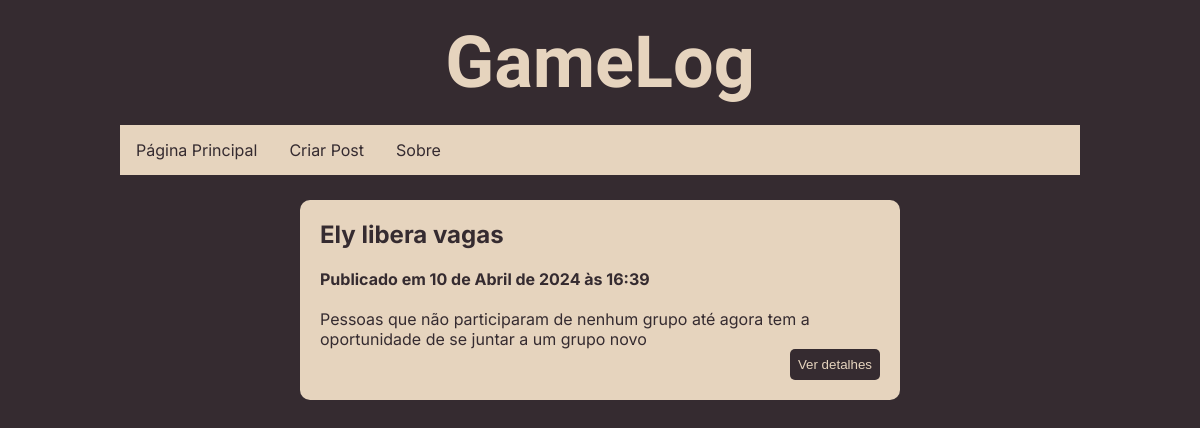
The app's page /, older data.
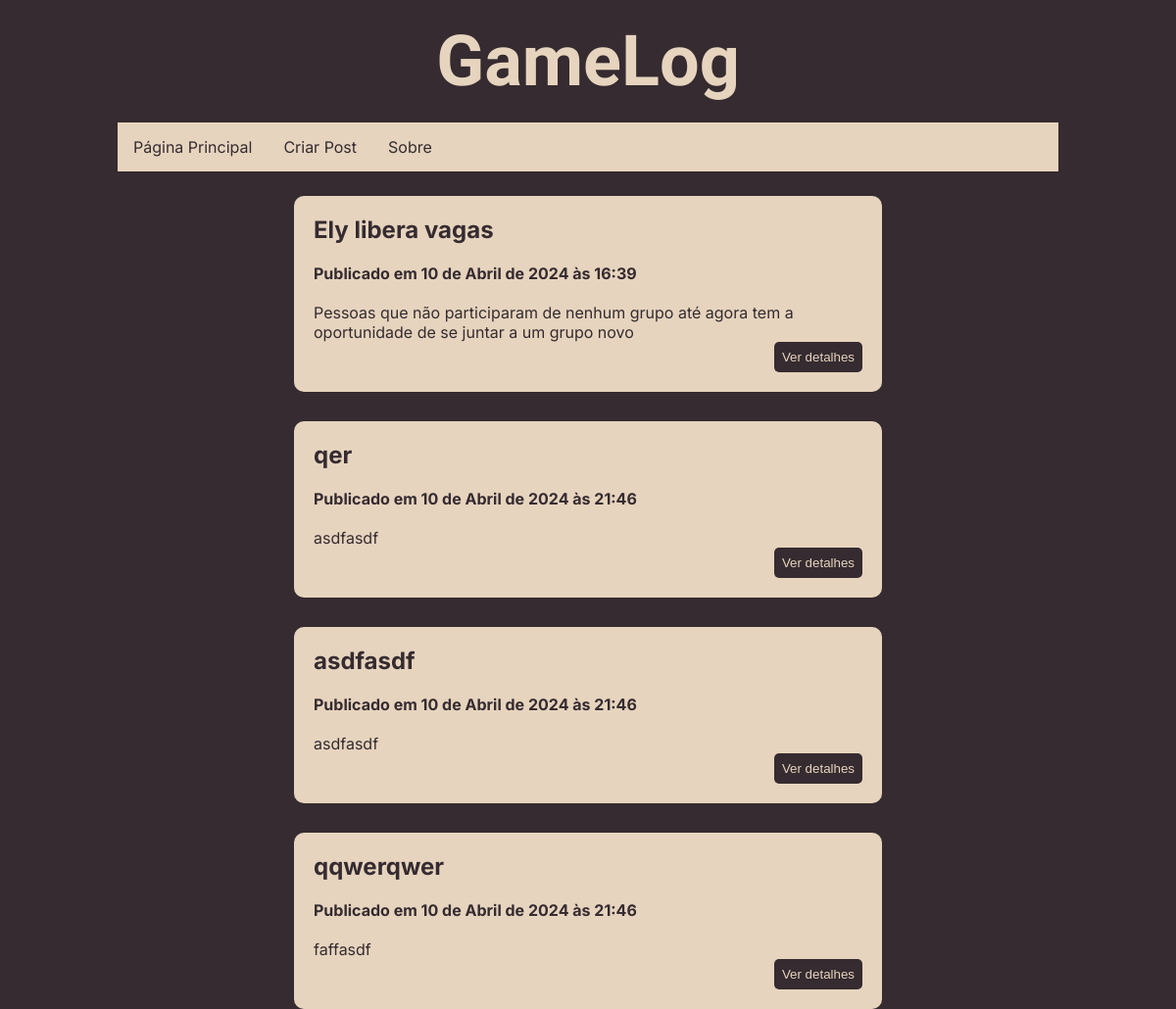
The same page, newer data.
### blog/models.py (models this page shows)
class Post(models.Model):
    title = models.CharField(max_length=45)
    created_at = models.DateTimeField(auto_now_add=True)
    edited_at = models.DateTimeField(auto_now=True)
    slug = models.CharField(max_length=15)
    content = models.TextField()

### blog/views.py (the view)
# urls.py: path("", views.main_page, name="main_page"),
def main_page(request):
    posts = Post.objects.all()
    return render(request, "blog/components/main_page.html", {"posts": posts})

### blog/templates/blog/components/main_page.html (shortened to what this page needs)
{% extends "blog/base.html" %}
{% load static %}
{% block content %}
  <main>
    {% if posts %}
      {% for post in posts %}
        <article class="post-card">
          <h2 class="post-title">{{ post.title }}</h2>
          <h3 class="post-time">Publicado em {{ post.created_at|date }} às {{ post.created_at|time }}</h3>
          <p class="post-content">{{ post.content|truncatechars:140 }}</p>
          <button class="post-see-details" onclick="goToPostDetail{{ post.id }}()">Ver detalhes</button>
        </article>
      {% endfor %}
    {% else %}
      <p>Nenhum post publicado ainda! Sinta-se a vontade para publicar</p>
      <a href=" {% url "create_post" %}">Criar novo post</a>
    {% endif %}
  </main>
{% endblock content %}

Row changes from the older to the newer data that the page shows:
added Post: title "qer", created_at "10 de Abril de 2024", created_at "21:46", content "asdfasdf"
added Post: title "asdfasdf", created_at "10 de Abril de 2024", created_at "21:46", content "asdfasdf"
added Post: title "qqwerqwer", created_at "10 de Abril de 2024", created_at "21:46", content "faffasdf"
